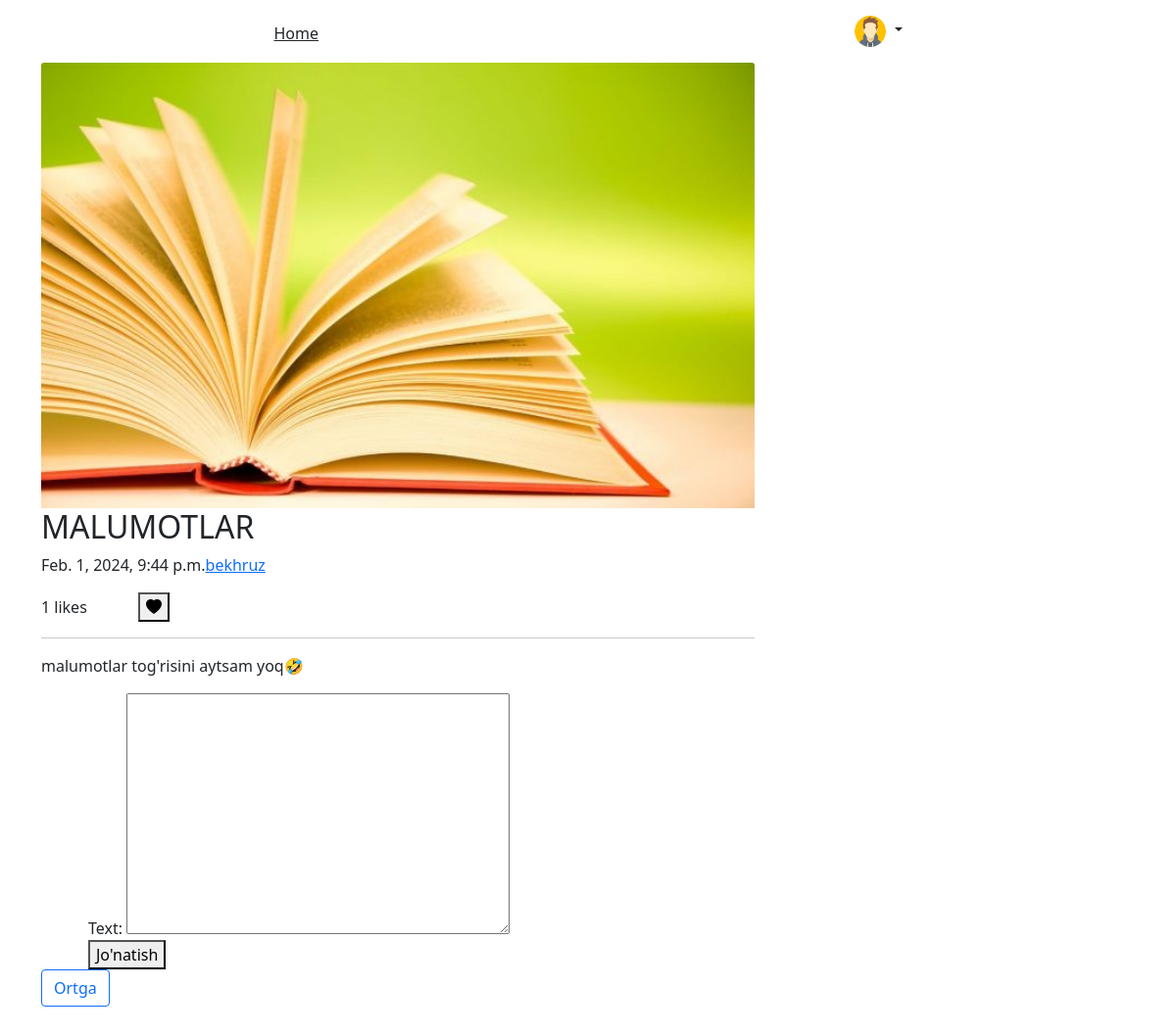
The app's page /2024/2/1/malumotlar-44/ (signed in) with its own data.
### blog/models.py (models this page shows, shortened)
class Post(models.Model):
    class Status(models.TextChoices):
        DRAFT = 'DF', 'Draft'
        PUBLISHED = 'PB', 'Published'
    title = models.CharField(max_length=250)
    slug = models.SlugField(max_length=250, unique_for_date='publish')
    img = models.ImageField(upload_to='images/', blank='True')
    author = models.ForeignKey(User, on_delete=models.CASCADE, related_name='blog_posts')
    body = models.TextField()
    likes = models.ManyToManyField(User, through='Like', related_name='liked_post', blank=True)
    comment = models.ManyToManyField(User, through='Comment', related_name='commented_post', blank=True)
    publish = models.DateTimeField(default=timezone.now())
    created = models.DateTimeField(auto_now_add=True)
    updated = models.DateTimeField(auto_now=True)
    status = models.CharField(max_length=2, choices=Status.choices,
                                default=Status.DRAFT)
    objects = models.Manager()
    published = PublishedManager()
    class Meta:
        ordering = ['-publish']
        indexes = [
            models.Index(fields=['-publish']),
        ]

### blog/views.py (the view)
# urls.py: path('<int:year>/<int:month>/<int:day>/<slug:slug>/', views.post_detail, name='post_detail'),
def post_detail(request, year, month, day, slug):
    post = get_object_or_404(
        Post,
        status=Post.Status.PUBLISHED,
        slug=slug,
        publish__year=year,
        publish__month=month,
        publish__day=day
        )
    comments = Comment.objects.filter(post=post)
    likes = Like.objects.filter(post=post)
    if request.method == 'POST':
        comment_form = CommentForm(data=request.POST)
        if comment_form.is_valid():
            new_comment = comment_form.save(commit=False)
            new_comment.post = post
            new_comment.author = request.user
            new_comment.save()
            return redirect('blog:post_detail', year=year, month=month, day=day, slug=slug)
    else:
         comment_form = CommentForm()
    data = {
            'post': post,
            'likes': likes,
            'comments': comments,
            'comment_form': comment_form,
            }
    return render (request,'blog/post/detail.html', data)

### blog/forms.py
class CommentForm(forms.ModelForm):
    class  Meta:
        model = Comment
        fields = ['text']

### templates/blog/post/detail.html (shortened to what this page needs)
{% extends "blog/base.html" %}
{% block content %}
<div class="row g-5">
    <div class="col-md-8">
      <article class="blog-post">
        {% if post.img %}
        <div>
          <img src="{{ post.img.url }}" class="card-img-top" alt="{ post.title }">
        </div>
        {% endif %}
        <h2 class="blog-post-title">{{ post.title }}</h2>
         <p class="blog-post-meta">{{ post.publish }}<a href="#">{{ post.author }}</a></p>
         <p id="likes-count">
          {{ likes.count }} likes
          {% if request.user.is_authenticated %}
          <button id="like-button" class="ms-5">
            <i class="bi bi-heart-fill"></i>
          </button>
          {% endif %}
         </p>
        <hr>
        <p>
          {{ post.body }}
        </p>
      </article>
      {% if request.user.is_authenticated %}
      <div class="container">
        <form method="post" action="">
          {{ comment_form }}
          <button type="submit">Jo'natish</button>
        </form>
      </div>
      {% endif %}
      <nav class="blog-pagination mb-5" aria-label="Pagination">
        <a class="btn btn-outline-primary" href="{% url 'blog:post_list' %}">Ortga</a>
    </div>
  </div>
{% endblock %}

### records on screen
Post: img (picture), title "MALUMOTLAR", publish "Feb. 1, 2024, 9:44 p.m.", author "bekhruz", body "malumotlar tog'risini aytsam yoq🤣"

### other values on screen
{{ likes.count }} "1"
